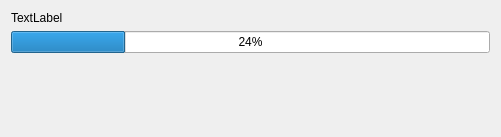
<?xml version="1.0" encoding="UTF-8"?>
<ui version="4.0">
 <class>TaskViewClass</class>
 <widget class="QWidget" name="TaskViewClass">
  <property name="geometry">
   <rect>
    <x>0</x>
    <y>0</y>
    <width>501</width>
    <height>137</height>
   </rect>
  </property>
  <property name="sizePolicy">
   <sizepolicy hsizetype="Minimum" vsizetype="Minimum">
    <horstretch>0</horstretch>
    <verstretch>0</verstretch>
   </sizepolicy>
  </property>
  <property name="windowTitle">
   <string>TaskView</string>
  </property>
  <layout class="QVBoxLayout" name="verticalLayout">
   <item>
    <widget class="QLabel" name="TaskTitle">
     <property name="text">
      <string>TextLabel</string>
     </property>
    </widget>
   </item>
   <item>
    <widget class="QProgressBar" name="progressBar">
     <property name="value">
      <number>24</number>
     </property>
    </widget>
   </item>
   <item>
    <spacer name="verticalSpacer">
     <property name="orientation">
      <enum>Qt::Vertical</enum>
     </property>
     <property name="sizeHint" stdset="0">
      <size>
       <width>20</width>
       <height>40</height>
      </size>
     </property>
    </spacer>
   </item>
  </layout>
 </widget>
 <layoutdefault spacing="6" margin="11"/>
 <resources/>
 <connections/>
</ui>
